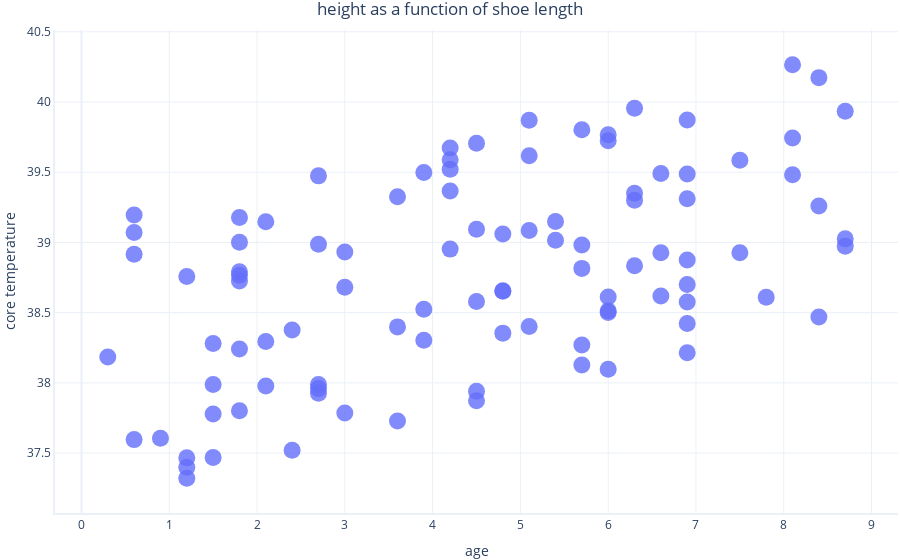

Write notebook code for a chart like this one.
### Code cell
graphing.scatter_2D(dataset, label_x="age", label_y="core_temperature", title='height as a function of shoe length')

### Figure 1 — Plotly figure (JSON) as saved in the notebook; plotly's stock layout.template omitted (floating-point values rounded to 4 significant figures)
{"data": [{"hovertemplate": "age=%{x}<br>core temperature=%{y}<extra></extra>", "legendgroup": "", "marker": {"color": "#636efa", "size": 17, "symbol": "circle"}, "mode": "markers", "name": "", "orientation": "v", "showlegend": false, "type": "scatter", "x": [6.9, 5.4, 5.4, 4.8, 4.8, 7.8, 2.7, 5.7, 1.5, 1.8, 4.2, 4.5, 1.5, 5.1, 4.8, 5.1, 3.6, 4.2, 2.7, 8.7, 0.9, 6.3, 1.2, 2.7, 6, 6, 0.6, 3.9, 6, 5.7, 6.9, 5.1, 2.1, 3.6, 6.3, 2.4, 8.4, 7.5, 5.7, 5.7, 2.7, 4.2, 6.9, 3, 1.8, 2.4, 6.3, 0.6, 1.8, 4.8, 8.4, 8.1, 6.3, 8.7, 4.5, 4.5, 7.5, 1.2, 5.7, 0.6, 6.9, 8.1, 0.6, 1.2, 6.6, 8.1, 2.7, 3.9, 4.2, 6.9, 1.2, 3.9, 3.6, 0.3, 3, 8.7, 2.1, 6.6, 1.5, 5.1, 6, 2.1, 6, 4.2, 1.5, 1.8, 1.8, 6.9, 6.9, 4.5, 1.8, 8.4, 3, 4.5, 1.8, 6.6, 6.9, 6], "xaxis": "x", "y": [38.42, 39.02, 39.15, 39.06, 38.66, 38.61, 39.47, 38.82, 37.78, 39.18, 39.52, 38.58, 38.28, 38.4, 38.65, 39.62, 37.73, 39.37, 37.99, 39.93, 37.61, 38.83, 37.4, 38.99, 39.72, 38.1, 37.6, 39.5, 38.5, 38.27, 38.7, 39.08, 38.29, 38.4, 39.3, 38.38, 38.47, 39.59, 38.13, 39.8, 37.93, 39.67, 38.21, 38.93, 37.8, 37.52, 39.35, 38.92, 38.73, 38.35, 40.17, 39.48, 39.96, 39.03, 39.71, 37.87, 38.93, 38.76, 38.98, 39.07, 39.31, 40.26, 39.2, 37.47, 38.62, 39.74, 37.96, 38.52, 39.59, 39.49, 37.32, 38.3, 39.33, 38.18, 37.79, 38.97, 37.98, 38.93, 37.99, 39.87, 38.51, 39.15, 38.61, 38.95, 37.47, 38.24, 38.77, 39.87, 38.87, 39.09, 39.0, 39.26, 38.68, 37.94, 38.79, 39.49, 38.58, 39.77], "yaxis": "y"}], "layout": {"legend": {"tracegroupgap": 0}, "title": {"text": "height as a function of shoe length"}, "xaxis": {"anchor": "y", "domain": [0, 1], "title": {"text": "age"}}, "yaxis": {"anchor": "x", "domain": [0, 1], "title": {"text": "core temperature"}}}}
